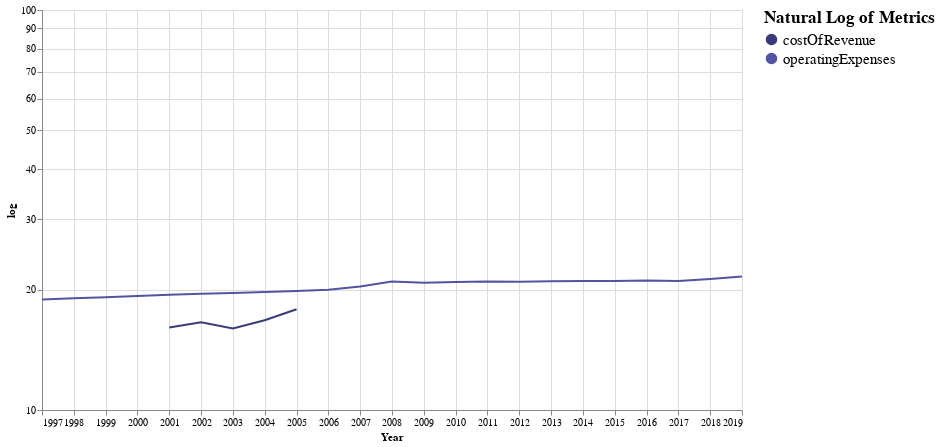

Write notebook code for a chart like this one.
### Code cell
#hide-input
make_multi_LineGraph(cost_g, True)

### Figure 1 — Vega-Lite specification as saved in the notebook (floating-point values rounded to 4 significant figures)
{"config": {"view": {"continuousWidth": 400, "continuousHeight": 300}}, "layer": [{"mark": "line", "encoding": {"color": {"type": "nominal", "field": "Metric", "legend": {"labelFontSize": 15, "title": "Natural Log of Metrics", "titleFontSize": 17}, "scale": {"scheme": "category20b"}}, "x": {"type": "temporal", "field": "Year"}, "y": {"type": "quantitative", "field": "log", "scale": {"type": "log"}}}}, {"mark": {"type": "rule", "color": "#1C00ff00"}, "encoding": {"x": {"type": "temporal", "field": "Year"}}, "transform": [{"filter": {"selection": "selector027"}}]}, {"mark": "circle", "encoding": {"color": {"type": "nominal", "field": "Metric", "legend": {"labelFontSize": 15, "title": "Natural Log of Metrics", "titleFontSize": 17}, "scale": {"scheme": "category20b"}}, "opacity": {"condition": {"value": 1, "selection": "selector027"}, "value": 0}, "x": {"type": "temporal", "field": "Year"}, "y": {"type": "quantitative", "field": "log", "scale": {"type": "log"}}}, "selection": {"selector027": {"type": "multi", "fields": ["Metric"], "bind": "legend", "on": "mouseover", "nearest": true, "empty": "none"}}}, {"mark": {"type": "text", "align": "left", "dx": 5, "dy": -5, "stroke": "white", "strokeWidth": 4}, "encoding": {"color": {"type": "nominal", "field": "Metric", "legend": {"labelFontSize": 15, "title": "Natural Log of Metrics", "titleFontSize": 17}, "scale": {"scheme": "category20b"}}, "text": {"type": "quantitative", "field": "log"}, "x": {"type": "temporal", "field": "Year"}, "y": {"type": "quantitative", "field": "log", "scale": {"type": "log"}}}, "transform": [{"filter": {"selection": "selector027"}}]}, {"mark": {"type": "text", "align": "left", "dx": 5, "dy": -5}, "encoding": {"color": {"type": "nominal", "field": "Metric", "legend": {"labelFontSize": 15, "title": "Natural Log of Metrics", "titleFontSize": 17}, "scale": {"scheme": "category20b"}}, "text": {"type": "quantitative", "field": "log"}, "x": {"type": "temporal", "field": "Year"}, "y": {"type": "quantitative", "field": "log", "scale": {"type": "log"}}}, "transform": [{"filter": {"selection": "selector027"}}]}], "data": {"name": "data-033e62c225cc39dd2b4768db0d51f048"}, "height": 400, "width": 700, "$schema": "https://vega.github.io/schema/vega-lite/v4.8.1.json", "datasets": {"data-033e62c225cc39dd2b4768db0d51f048": [{"Year": "2019", "Metric": "costOfRevenue", "Value": null, "log": null}, {"Year": "2019", "Metric": "operatingExpenses", "Value": 2280000000.0, "log": 21.55}, {"Year": "2018", "Metric": "costOfRevenue", "Value": null, "log": null}, {"Year": "2018", "Metric": "operatingExpenses", "Value": 1702000000.0, "log": 21.25}, {"Year": "2017", "Metric": "costOfRevenue", "Value": null, "log": null}, {"Year": "2017", "Metric": "operatingExpenses", "Value": 1334000000.0, "log": 21.01}, {"Year": "2016", "Metric": "costOfRevenue", "Value": null, "log": null}, {"Year": "2016", "Metric": "operatingExpenses", "Value": 1395000000.0, "log": 21.06}, {"Year": "2015", "Metric": "costOfRevenue", "Value": null, "log": null}, {"Year": "2015", "Metric": "operatingExpenses", "Value": 1338000000.0, "log": 21.01}, {"Year": "2014", "Metric": "costOfRevenue", "Value": null, "log": null}, {"Year": "2014", "Metric": "operatingExpenses", "Value": 1344000000.0, "log": 21.02}, {"Year": "2013", "Metric": "costOfRevenue", "Value": null, "log": null}, {"Year": "2013", "Metric": "operatingExpenses", "Value": 1299000000.0, "log": 20.99}, {"Year": "2012", "Metric": "costOfRevenue", "Value": null, "log": null}, {"Year": "2012", "Metric": "operatingExpenses", "Value": 1223000000.0, "log": 20.92}, {"Year": "2011", "Metric": "costOfRevenue", "Value": null, "log": null}, {"Year": "2011", "Metric": "operatingExpenses", "Value": 1260000000.0, "log": 20.95}, {"Year": "2010", "Metric": "costOfRevenue", "Value": null, "log": null}, {"Year": "2010", "Metric": "operatingExpenses", "Value": 1175000000.0, "log": 20.88}, {"Year": "2009", "Metric": "costOfRevenue", "Value": null, "log": null}, {"Year": "2009", "Metric": "operatingExpenses", "Value": 1070000000.0, "log": 20.79}, {"Year": "2008", "Metric": "costOfRevenue", "Value": null, "log": null}, {"Year": "2008", "Metric": "operatingExpenses", "Value": 1253000000.0, "log": 20.95}, {"Year": "2007", "Metric": "costOfRevenue", "Value": null, "log": null}, {"Year": "2007", "Metric": "operatingExpenses", "Value": 705600000.0, "log": 20.37}, {"Year": "2006", "Metric": "costOfRevenue", "Value": null, "log": null}, {"Year": "2006", "Metric": "operatingExpenses", "Value": 469100000.0, "log": 19.97}, {"Year": "2005", "Metric": "costOfRevenue", "Value": 56800000.0, "log": 17.86}, {"Year": "2005", "Metric": "operatingExpenses", "Value": 412100000.0, "log": 19.84}, {"Year": "2004", "Metric": "costOfRevenue", "Value": 19000000.0, "log": 16.76}, {"Year": "2004", "Metric": "operatingExpenses", "Value": 366100000.0, "log": 19.72}, {"Year": "2003", "Metric": "costOfRevenue", "Value": 8700000.0, "log": 15.98}, {"Year": "2003", "Metric": "operatingExpenses", "Value": 330000000.0, "log": 19.61}, {"Year": "2002", "Metric": "costOfRevenue", "Value": 15900000.0, "log": 16.58}, {"Year": "2002", "Metric": "operatingExpenses", "Value": 299000000.0, "log": 19.52}, {"Year": "2001", "Metric": "costOfRevenue", "Value": 9500000.0, "log": 16.07}, {"Year": "2001", "Metric": "operatingExpenses", "Value": 272800000.0, "log": 19.42}, {"Year": "2000", "Metric": "costOfRevenue", "Value": null, "log": null}, {"Year": "2000", "Metric": "operatingExpenses", "Value": 234600000.0, "log": 19.27}, {"Year": "1999", "Metric": "costOfRevenue", "Value": null, "log": null}, {"Year": "1999", "Metric": "operatingExpenses", "Value": 204000000.0, "log": 19.13}, {"Year": "1998", "Metric": "costOfRevenue", "Value": null, "log": null}, {"Year": "1998", "Metric": "operatingExpenses", "Value": 183000000.0, "log": 19.02}, {"Year": "1997", "Metric": "costOfRevenue", "Value": null, "log": null}, {"Year": "1997", "Metric": "operatingExpenses", "Value": 158600000.0, "log": 18.88}]}}
